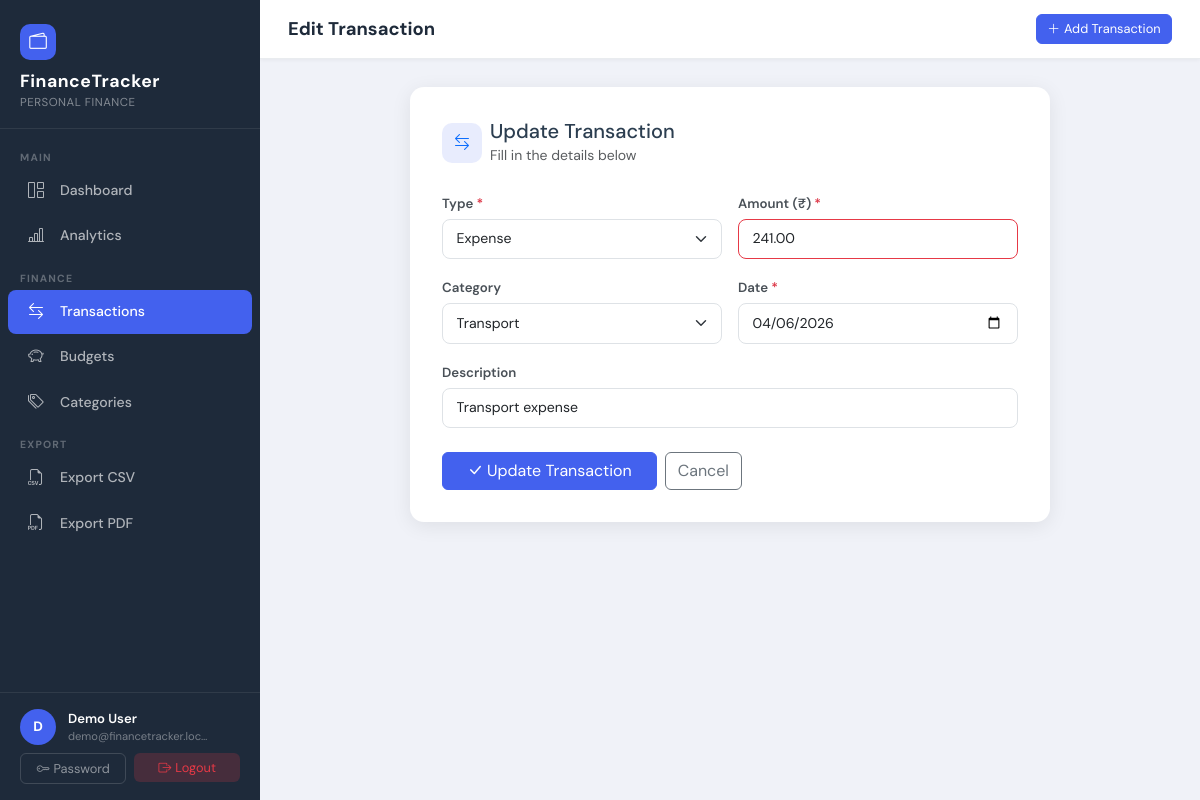
Page /transactions/2/edit/ (signed in) on the committed database.
### tracker/models.py (models this page shows, shortened)
class Transaction(models.Model):
    INCOME  = 'income'
    EXPENSE = 'expense'
    TRANSACTION_TYPES = [
        (INCOME,  'Income'),
        (EXPENSE, 'Expense'),
    ]
    user        = models.ForeignKey(
                      User,
                      on_delete=models.CASCADE,
                      related_name='transactions'
                  )
    category    = models.ForeignKey(
                      Category,
                      on_delete=models.SET_NULL,
                      null=True,
                      blank=True,
                      related_name='transactions'
                  )
    amount      = models.DecimalField(
                      max_digits=12,
                      decimal_places=2,
                      validators=[MinValueValidator(Decimal('0.01'))],
                      help_text="Must be greater than zero"
                  )
    type        = models.CharField(
                      max_length=10,
                      choices=TRANSACTION_TYPES,
                      db_index=True
                  )
    date        = models.DateField(default=datetime.date.today, db_index=True)
    description = models.CharField(max_length=255, blank=True, default='')
    created_at  = models.DateTimeField(auto_now_add=True)
    updated_at  = models.DateTimeField(auto_now=True)
    class Meta:
        ordering = ['-date', '-created_at']
        indexes  = [
            models.Index(fields=['user', 'type']),
            models.Index(fields=['user', 'date']),
            models.Index(fields=['user', 'category']),
        ]

### tracker/views/transaction_views.py (the view, shortened to what this page needs)
# urls.py: path('transactions/<int:pk>/edit/',    TransactionUpdateView.as_view(), name='transaction_edit'),
class TransactionUpdateView(LoginRequiredMixin, UpdateView):
    model         = Transaction
    form_class    = TransactionForm
    template_name = 'tracker/transactions/form.html'
    success_url   = reverse_lazy('tracker:transaction_list')
    def get_queryset(self):
        return Transaction.objects.filter(user=self.request.user)
    def get_form_kwargs(self):
        kwargs = super().get_form_kwargs()
        kwargs['user'] = self.request.user
        return kwargs
    def get_context_data(self, **kwargs):
        ctx = super().get_context_data(**kwargs)
        ctx['page_title'] = 'Edit Transaction'
        ctx['action']     = 'Update'
        return ctx

### tracker/forms.py (shortened to what this page needs)
class TransactionForm(BootstrapMixin, forms.ModelForm):
    class Meta:
        model  = Transaction
        fields = ('type', 'amount', 'category', 'date', 'description')
        widgets = {
            'date':        forms.DateInput(attrs={'type': 'date'}),
            'description': forms.TextInput(),  # single-line input
        }
    def __init__(self, *args, user=None, **kwargs):
        super().__init__(*args, **kwargs)
        self.user = user
        if user:
            self.fields['category'].queryset = Category.get_for_user(user)
        self.fields['category'].empty_label   = '— Select category —'
        self.fields['type'].widget.attrs['class'] = 'form-select'
        self.fields['amount'].widget.attrs['min']  = '0.01'
        self.fields['amount'].widget.attrs['step'] = '0.01'
        self.fields['description'].widget.attrs['placeholder'] = 'Optional note…'
        if not self.instance.pk:
            self.fields['date'].initial = date.today()

### tracker/models.py (called while the page is built)
    def __str__(self):
        return self.name

    @classmethod
    def get_for_user(cls, user):
        return cls.objects.filter(
            models.Q(is_predefined=True) | models.Q(user=user)
        )

### tracker/templates/tracker/transactions/form.html (shortened to what this page needs)
{% extends "base.html" %}
{% load finance_tags %}
{% block content %}
<div class="form-card mx-auto">
  <div class="d-flex align-items-center gap-2 mb-4">
    <div style="width:40px;height:40px;background:rgba(67,97,238,.12);border-radius:10px;display:flex;align-items:center;justify-content:center;">
      <i class="bi bi-arrow-left-right text-primary"></i>
    </div>
    <div>
      <h5 class="mb-0 fw-700">{{ action }} Transaction</h5>
      <small class="text-muted">Fill in the details below</small>
    </div>
  </div>
  <form method="post" novalidate>
    <div class="row g-3">
      <div class="col-sm-6">
        <label class="form-label">Type <span class="text-danger">*</span></label>
        {{ form.type }}
      </div>
      <div class="col-sm-6">
        <label class="form-label">Amount (₹) <span class="text-danger">*</span></label>
        {{ form.amount }}
      </div>
      <div class="col-sm-6">
        <label class="form-label">Category</label>
        {{ form.category }}
      </div>
      <div class="col-sm-6">
        <label class="form-label">Date <span class="text-danger">*</span></label>
        {{ form.date }}
      </div>
      <div class="col-12">
        <label class="form-label">Description</label>
        {{ form.description }}
      </div>
    </div>
    <div class="mt-4 d-flex gap-2">
      <button type="submit" class="btn btn-primary px-4">
        <i class="bi bi-check-lg me-1"></i>{{ action }} Transaction
      </button>
      <a href="{% url 'tracker:transaction_list' %}" class="btn btn-outline-secondary">Cancel</a>
    </div>
  </form>
</div>
{% endblock %}

### templates/base.html (shortened to what this page needs)
{% load static %}{% load finance_tags %}<!DOCTYPE html>
<html lang="en">
<head>
  <link href="https://cdn.jsdelivr.net/npm/bootstrap@5.3.3/dist/css/bootstrap.min.css" rel="stylesheet">
  <link href="https://cdn.jsdelivr.net/npm/bootstrap-icons@1.11.3/font/bootstrap-icons.min.css" rel="stylesheet">
  <link href="{% static 'css/main.css' %}" rel="stylesheet">
</head>
<body>
<div class="app-wrapper">
  <nav class="sidebar" id="sidebar">
    <div class="brand">
      <div class="brand-icon"><i class="bi bi-wallet2"></i></div>
      <div class="brand-name">FinanceTracker</div>
      <div class="brand-sub">Personal Finance</div>
    </div>
    <ul class="sidebar-nav list-unstyled">
      <li class="nav-section">Main</li>
      <li class="nav-item">
        <a href="{% url 'tracker:dashboard' %}" class="nav-link">
          <i class="bi bi-grid-1x2"></i> Dashboard
        </a>
      </li>
      <li class="nav-item">
        <a href="{% url 'tracker:analytics' %}" class="nav-link">
          <i class="bi bi-bar-chart-line"></i> Analytics
        </a>
      </li>
      <li class="nav-section mt-2">Finance</li>
      <li class="nav-item">
        <a href="{% url 'tracker:transaction_list' %}" class="nav-link">
          <i class="bi bi-arrow-left-right"></i> Transactions
        </a>
      </li>
      <li class="nav-item">
        <a href="{% url 'tracker:budget_list' %}" class="nav-link">
          <i class="bi bi-piggy-bank"></i> Budgets
        </a>
      </li>
      <li class="nav-item">
        <a href="{% url 'tracker:category_list' %}" class="nav-link">
          <i class="bi bi-tags"></i> Categories
        </a>
      </li>
      <li class="nav-section mt-2">Export</li>
      <li class="nav-item">
        <a href="{% url 'tracker:export_csv' %}" class="nav-link">
          <i class="bi bi-filetype-csv"></i> Export CSV
        </a>
      </li>
      <li class="nav-item">
        <a href="{% url 'tracker:export_pdf' %}" class="nav-link">
          <i class="bi bi-filetype-pdf"></i> Export PDF
        </a>
      </li>
    </ul>
    <div class="sidebar-footer">
      <div class="user-info">
        <div class="avatar">{{ request.user.username|first|upper }}</div>
        <div>
          <div class="user-name">{{ request.user.get_full_name|default:request.user.username }}</div>
          <div class="user-email">{{ request.user.email }}</div>
        </div>
      </div>
      <div class="mt-2 d-flex gap-2">
        <a href="{% url 'auth:password_change' %}" class="btn btn-sm btn-outline-secondary w-50" style="color:rgba(255,255,255,.5);border-color:rgba(255,255,255,.15);">
          <i class="bi bi-key me-1"></i>Password
        </a>
        <form method="post" action="{% url 'auth:logout' %}" class="w-50">
          <button type="submit" class="btn btn-sm w-100" style="background:rgba(230,57,70,.2);color:#e63946;border:none;">
            <i class="bi bi-box-arrow-right me-1"></i>Logout
          </button>
        </form>
      </div>
    </div>
  </nav>
  <div class="main-content">
    <div class="topbar">
      <div class="d-flex align-items-center gap-3">
        <h1 class="page-heading">{% block page_heading %}{{ page_title|default:"Dashboard" }}{% endblock %}</h1>
      </div>
      <div class="topbar-actions">
        <a href="{% url 'tracker:transaction_create' %}" class="btn btn-primary btn-sm">
          <i class="bi bi-plus-lg me-1"></i>Add Transaction
        </a>
      </div>
    </div>
    <div class="page-body">
      {% block content %}{% endblock %}
    </div>
  </div>
</div>
</body>
</html>

### static/css/main.css (style rules this page uses)
:root { --ft-primary: #4361ee; --ft-secondary: #3a0ca3; --ft-success: #2dc653; --ft-danger: #e63946; --ft-warning: #f77f00; --ft-info: #4cc9f0; --ft-dark: #1e2a3a; --ft-sidebar-bg: #1e2a3a; --ft-sidebar-w: 260px; --ft-card-radius: 14px; --ft-shadow: 0 4px 20px rgba(0,0,0,.08); --ft-font: 'DM Sans', 'Segoe UI', system-ui, sans-serif; }
* { box-sizing: border-box; }
body { font-family: var(--ft-font); background: #f0f2f8; color: #2c3e50; min-height: 100vh; }
.app-wrapper { display: flex; min-height: 100vh; }
.sidebar { width: var(--ft-sidebar-w); background: var(--ft-sidebar-bg); position: fixed; top: 0; left: 0; height: 100vh; overflow-y: auto; z-index: 1000; transition: transform .3s ease; display: flex; flex-direction: column; }
.sidebar .brand { padding: 1.5rem 1.25rem 1rem; border-bottom: 1px solid rgba(255,255,255,.08); }
.sidebar .brand-name { font-size: 1.1rem; font-weight: 700; color: #fff; letter-spacing: .5px; }
.sidebar .brand-sub { font-size: .72rem; color: rgba(255,255,255,.45); letter-spacing: .5px; text-transform: uppercase; }
.sidebar .brand-icon { width: 36px; height: 36px; background: var(--ft-primary); border-radius: 10px; display: flex; align-items: center; justify-content: center; font-size: 1.1rem; color: #fff; margin-bottom: .5rem; }
.sidebar-nav { flex: 1; padding: 1rem 0; }
.sidebar-nav .nav-section { padding: .35rem 1.25rem .1rem; font-size: .65rem; font-weight: 700; letter-spacing: 1.2px; text-transform: uppercase; color: rgba(255,255,255,.3); }
.sidebar-nav .nav-item { margin: .12rem 0; }
.sidebar-nav .nav-link { display: flex; align-items: center; gap: .75rem; padding: .6rem 1.25rem; border-radius: 8px; margin: 0 .5rem; color: rgba(255,255,255,.65); font-size: .88rem; font-weight: 500; text-decoration: none; transition: all .2s; }
.sidebar-nav .nav-link:hover, .sidebar-nav .nav-link.active { background: rgba(67, 97, 238, .2); color: #fff; }
.sidebar-nav .nav-link.active { background: var(--ft-primary); color: #fff; }
.sidebar-nav .nav-link i { font-size: 1rem; width: 20px; }
.sidebar-footer { padding: 1rem 1.25rem; border-top: 1px solid rgba(255,255,255,.08); }
.sidebar-footer .user-info { display: flex; align-items: center; gap: .75rem; }
.sidebar-footer .avatar { width: 36px; height: 36px; background: var(--ft-primary); border-radius: 50%; display: flex; align-items: center; justify-content: center; font-weight: 700; font-size: .85rem; color: #fff; flex-shrink: 0; }
.sidebar-footer .user-name { font-size: .82rem; font-weight: 600; color: #fff; }
.sidebar-footer .user-email { font-size: .7rem; color: rgba(255,255,255,.4); white-space: nowrap; overflow: hidden; text-overflow: ellipsis; max-width: 140px; }
.main-content { margin-left: var(--ft-sidebar-w); flex: 1; min-width: 0; transition: margin-left .3s; }
.topbar { background: #fff; padding: .85rem 1.75rem; border-bottom: 1px solid #e9ecef; display: flex; align-items: center; justify-content: space-between; position: sticky; top: 0; z-index: 900; box-shadow: 0 1px 4px rgba(0,0,0,.05); }
.topbar .page-heading { font-size: 1.15rem; font-weight: 700; color: #1e2a3a; margin: 0; }
.topbar .topbar-actions { display: flex; align-items: center; gap: .75rem; }
.page-body { padding: 1.75rem; }
.form-card { background: #fff; border-radius: var(--ft-card-radius); box-shadow: var(--ft-shadow); padding: 2rem; max-width: 640px; }
.form-label { font-size: .83rem; font-weight: 600; color: #495057; margin-bottom: .3rem; }
.form-control, .form-select { border-radius: 8px; border-color: #dee2e6; font-size: .88rem; padding: .55rem .85rem; transition: border-color .2s, box-shadow .2s; }
.btn-primary { background: var(--ft-primary); border-color: var(--ft-primary); }
.btn-sm { font-size: .8rem; padding: .3rem .65rem; border-radius: 6px; }

### rows in the picture
Transaction: type "Expense", amount "241.00", category "Transport", date "04/06/2026", description "Transport expense"

### other values in the picture
{{ request.user.username|first|upper }} "D"
{{ request.user.get_full_name|default:request.user.username }} "Demo User"
{{ request.user.email }} "demo@financetracker.loc…"
{{ page_title|default:"Dashboard" }} "Edit Transaction"
{{ action }} "Update"
